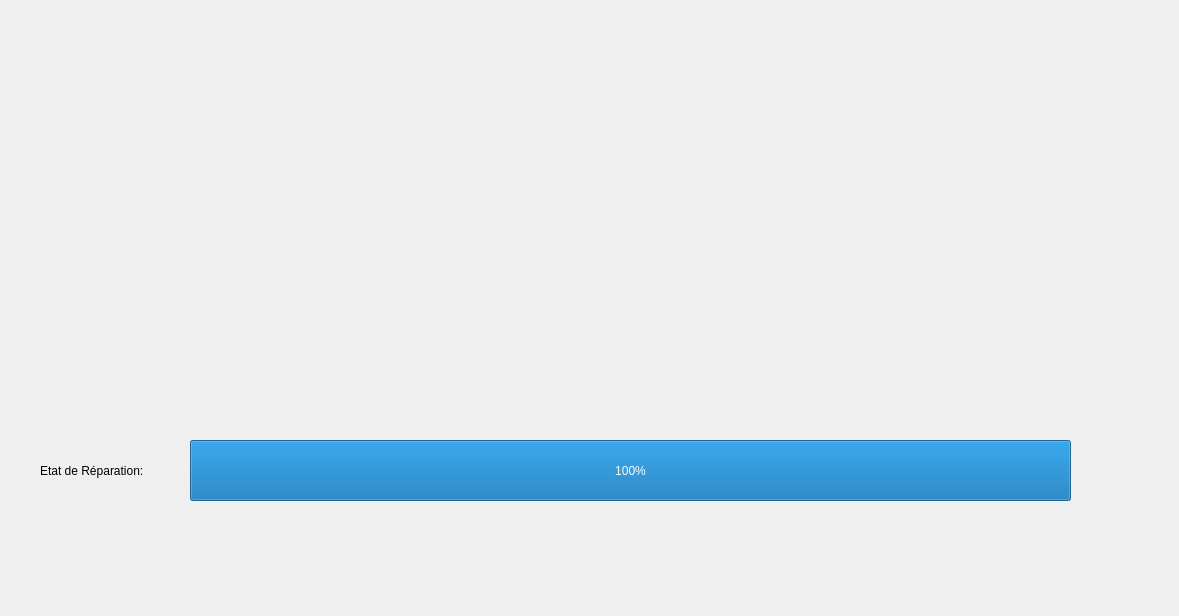
<?xml version="1.0" encoding="UTF-8"?>
<ui version="4.0">
 <class>statusbar_maintenance</class>
 <widget class="QDialog" name="statusbar_maintenance">
  <property name="geometry">
   <rect>
    <x>0</x>
    <y>0</y>
    <width>1179</width>
    <height>616</height>
   </rect>
  </property>
  <property name="windowTitle">
   <string>Dialog</string>
  </property>
  <widget class="QProgressBar" name="status">
   <property name="geometry">
    <rect>
     <x>190</x>
     <y>440</y>
     <width>881</width>
     <height>61</height>
    </rect>
   </property>
   <property name="value">
    <number>100</number>
   </property>
  </widget>
  <widget class="QLabel" name="label_maintenance">
   <property name="geometry">
    <rect>
     <x>390</x>
     <y>120</y>
     <width>401</width>
     <height>161</height>
    </rect>
   </property>
   <property name="text">
    <string/>
   </property>
  </widget>
  <widget class="QLabel" name="label">
   <property name="geometry">
    <rect>
     <x>40</x>
     <y>450</y>
     <width>221</width>
     <height>41</height>
    </rect>
   </property>
   <property name="text">
    <string>Etat de Réparation:</string>
   </property>
  </widget>
 </widget>
 <resources/>
 <connections/>
</ui>
